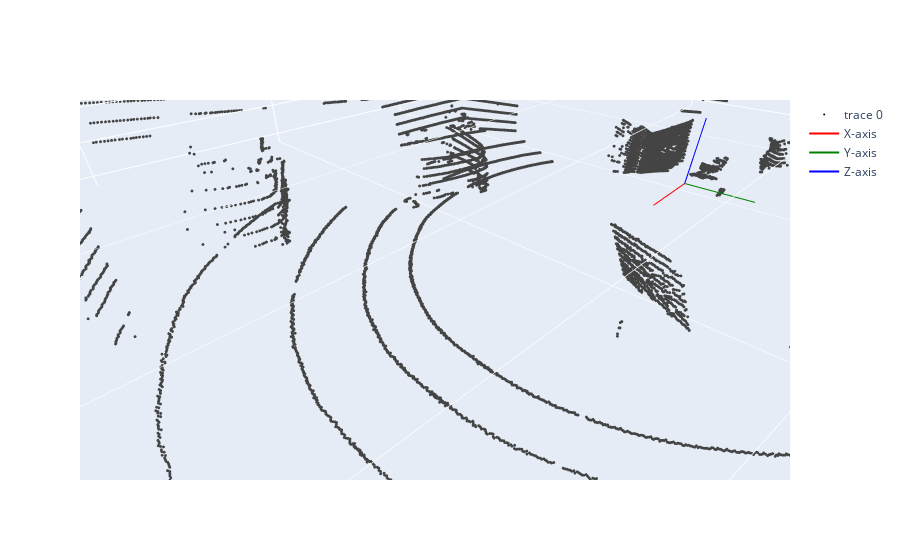
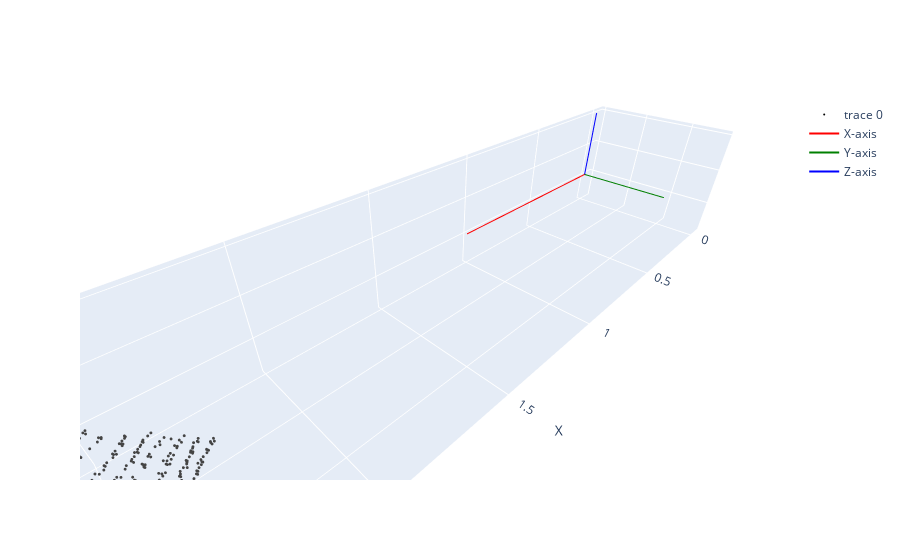

Notebook source saved alongside these figures, in order:
### Markdown cell above
## RoI and plane PCD Visualization

### Code cell
import open3d as o3d
import numpy as np
from utils.util import show_point_cloud
import random

idx = random.randint(0, len(img_files)-1)
img = Image.open(os.path.join(root, 'Image', img_files[idx]))
img.show()

pcd = o3d.io.read_point_cloud(os.path.join(root, 'PCD', pcd_files[idx]))
show_point_cloud(pcd, scailing=False, intensity=False)

points = np.asarray(pcd.points)
valid_mask = np.isfinite(points).all(axis=1)
points = points[valid_mask]

valid_mask = np.isfinite(points).all(axis=1)
points = points[valid_mask]

# Set region of interest (ROI)
mask = np.ones(points.shape[0])
# velodyne
mask = np.logical_and(mask, points[:, 0] < 7)
mask = np.logical_and(mask, points[:, 0] > 1)
mask = np.logical_and(mask, points[:, 1] < 2.8)
mask = np.logical_and(mask, points[:, 1] > -2)
mask = np.logical_and(mask, points[:, 2] > -0.5)

roi_points = points[mask]
pcd = o3d.geometry.PointCloud()
pcd.points = o3d.utility.Vector3dVector(roi_points)

# Segment the plane using RANSAC
plane_model, inliers = pcd.segment_plane(distance_threshold=0.03, ransac_n=3, num_iterations=10000)
[a, b, c, d] = plane_model
plane_points = np.asarray(pcd.points)[inliers]

pcd.points = o3d.utility.Vector3dVector(plane_points)
plane_normal = np.array([a, b, c]) / np.linalg.norm([a, b, c])
plane_point = np.mean(plane_points, axis=0)

plane_pcd = o3d.geometry.PointCloud()
plane_pcd.points = o3d.utility.Vector3dVector(plane_points)

show_point_cloud(plane_pcd, scailing=False, intensity=False)

### Figure 1 — Plotly figure (JSON) as saved in the notebook; plotly's stock layout.template omitted (floating-point values rounded to 4 significant figures; data arrays with more than 128 entries replaced by an {"elided": "..."} marker saying what was removed)
{"data": [{"marker": {"color": [], "size": 1}, "mode": "markers", "type": "scatter3d", "x": {"elided": "22164 float values"}, "y": {"elided": "22164 float values"}, "z": {"elided": "22164 float values"}}, {"line": {"color": "red"}, "mode": "lines", "name": "X-axis", "type": "scatter3d", "x": [0, 1], "y": [0, 0], "z": [0, 0]}, {"line": {"color": "green"}, "mode": "lines", "name": "Y-axis", "type": "scatter3d", "x": [0, 0], "y": [0, 1], "z": [0, 0]}, {"line": {"color": "blue"}, "mode": "lines", "name": "Z-axis", "type": "scatter3d", "x": [0, 0], "y": [0, 0], "z": [0, 1]}], "layout": {"scene": {"aspectmode": "manual", "aspectratio": {"x": 32.43, "y": 20.78, "z": 5.179}, "xaxis": {"title": {"text": "X"}}, "yaxis": {"title": {"text": "Y"}}, "zaxis": {"title": {"text": "Z"}}}}}

### Figure 2 — Plotly figure (JSON) as saved in the notebook; plotly's stock layout.template omitted (floating-point values rounded to 4 significant figures; data arrays with more than 128 entries replaced by an {"elided": "..."} marker saying what was removed)
{"data": [{"marker": {"color": [], "size": 1}, "mode": "markers", "type": "scatter3d", "x": {"elided": "754 float values"}, "y": {"elided": "754 float values"}, "z": {"elided": "754 float values"}}, {"line": {"color": "red"}, "mode": "lines", "name": "X-axis", "type": "scatter3d", "x": [0, 1], "y": [0, 0], "z": [0, 0]}, {"line": {"color": "green"}, "mode": "lines", "name": "Y-axis", "type": "scatter3d", "x": [0, 0], "y": [0, 1], "z": [0, 0]}, {"line": {"color": "blue"}, "mode": "lines", "name": "Z-axis", "type": "scatter3d", "x": [0, 0], "y": [0, 0], "z": [0, 1]}], "layout": {"scene": {"aspectmode": "manual", "aspectratio": {"x": 4.619, "y": 0.9351, "z": 0.7163}, "xaxis": {"title": {"text": "X"}}, "yaxis": {"title": {"text": "Y"}}, "zaxis": {"title": {"text": "Z"}}}}}
